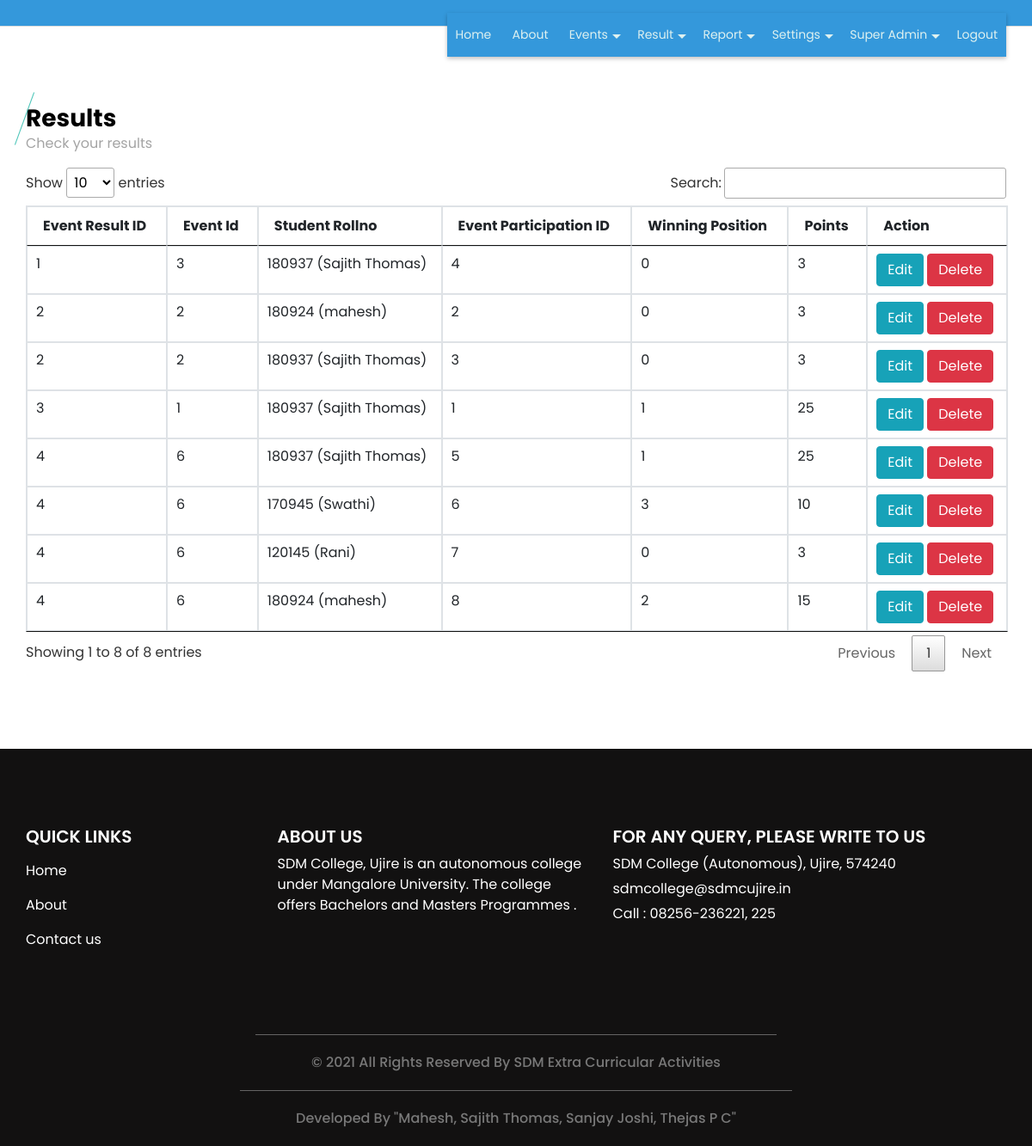
Page /view_event_result_status.php (signed in) on the committed database.
### tables this page shows
CREATE TABLE `staff` (
  `staff_id` int(11) NOT NULL,
  `staff_name` varchar(25) NOT NULL,
  `staff_dp` varchar(300) NOT NULL,
  `staff_type` varchar(20) NOT NULL,
  `department_id` int(11) NOT NULL,
  `login_id` varchar(40) NOT NULL,
  `password` varchar(300) NOT NULL,
  `gender` varchar(6) NOT NULL,
  `dob` date NOT NULL,
  `staff_status` varchar(10) NOT NULL
);

CREATE TABLE `event_result_status` (
  `result_status_id` int(11) NOT NULL,
  `event_result_id` int(11) NOT NULL,
  `event_id` int(11) NOT NULL,
  `student_id` int(11) NOT NULL,
  `event_participation_id` int(11) NOT NULL,
  `winning_position` varchar(25) NOT NULL,
  `point` int(11) NOT NULL,
  `event_participation_type` varchar(25) NOT NULL,
  `team` varchar(25) NOT NULL
);

CREATE TABLE `student` (
  `student_id` int(11) NOT NULL,
  `student_name` varchar(30) NOT NULL,
  `course_id` int(11) NOT NULL,
  `student_rollno` varchar(10) NOT NULL,
  `student_password` varchar(300) NOT NULL,
  `st_class` varchar(20) NOT NULL,
  `student_image` varchar(300) NOT NULL,
  `gender` varchar(10) NOT NULL,
  `dob` date NOT NULL,
  `language` varchar(25) NOT NULL,
  `elective_paper` varchar(20) NOT NULL,
  `extension_activities` varchar(50) NOT NULL,
  `student_status` varchar(10) NOT NULL
);

### view_event_result_status.php (the view, shortened to what this page needs)
<?php
include("header.php");
?>
  <section class="event_section layout_padding">
    <div class="container">
      <div class="heading_container">
        <h3>
         Results
        </h3>
        <p>
         Check your results
        </p>
      </div>
      <div class="event_container">
        <div class="">
<table id="datatableplugin" class="table table-bordered">
<thead>
		<tr>
			<th>Event Result ID</th>
			<th>Event Id</th>
			<th>Student Rollno</th>
			<th>Event Participation ID</th>
			<th>Winning Position</th>
			<th>Points</th>
			<th>Action</th>
		</tr>
	</thead>
	<tbody>
		<?php
		$sqlview = "SELECT event_result_status.*,student.student_rollno,student.student_name FROM  event_result_status LEFT JOIN student ON event_result_status.student_id=student.student_id";
		$qsqlview = mysqli_query($con,$sqlview);
		while($rsview = mysqli_fetch_array($qsqlview))
		{
			echo "<tr>
				<td>$rsview[event_result_id]</td>
				<td>$rsview[event_id]</td>
				<td>$rsview[student_rollno] ($rsview[student_name])</td>
				<td>$rsview[event_participation_id]</td>
				<td>$rsview[winning_position]</td>
				<td>$rsview[point]</td>
				<td>
				<a href='event_result_status.php?editid=$rsview[result_status_id]' class='btn btn-info'>Edit</a>
				<a href='view_event_result_status.php?delid=$rsview[result_status_id]' class='btn btn-danger' onclick='return confirmdel()' >Delete</a>
			</tr>";
		}
		?>
	</tbody>
</table>
        </div>
      </div>
    </div>
  </section>
<?php
include("footer.php");
?>

### headerpage.php (shortened to what this page needs)
<div id="header">
  <header>
    <div class="container">
      <div class="row">
        <div class="col-12">
          <nav class="navbar navbar-expand-lg navbar-light">
            <div lass="collapse navbar-collapse" id="navbartoggle">
<div class="nav-fostrap" style="  position: absolute;
  top: 15px;right: 0;">
	<ul>
		<li><a href="index.php">Home</a></li>
		<li><a href="about.php">About</a></li>
			<?php
			if(isset($_SESSION['staff_id']))
			{
			?>
		<li><a href="javascript:void(0)">Events<span class="arrow-down"></span></a>
		</li>
		<li><a href="javascript:void(0)">Result<span class="arrow-down"></span></a>
		</li>
		<li><a href="javascript:void(0)">Report<span class="arrow-down"></span></a>
		</li>
				<?php
				if($rsstaffprofile['staff_type'] == "Admin")
				{
				?>
		<li><a href="javascript:void(0)">Settings<span class="arrow-down"></span></a>
		</li>
				<?php
				}
				?>
		<li><a href="javascript:void(0)"><?php echo $rsstaffprofile['staff_name']; ?><span class="arrow-down"></span></a>
		</li>
<?php
			}
?>
		<?php
		if(isset($_SESSION['staff_id']) || ($_SESSION['student_id']))
		{
		?>
		<li><a href="logout.php">Logout</a></li>
		<?php
		}
		else
		{
		?>
		<li><a href="student.php">Registration</a></li>
		<li><a href="login.php">Login</a></li>
		<?php
		}
		?>
	</ul>
</div>
            </div>
          </nav>
        </div>
      </div>
    </div>
  </header>
</div>

### css/style.css (style rules this page uses)
body { font-family: "Poppins", sans-serif; color: #000000; background-color: #ffffff; }
.layout_padding { padding: 90px 0; }
.heading_container { display: -webkit-box; display: -ms-flexbox; display: flex; -webkit-box-orient: vertical; -webkit-box-direction: normal; -ms-flex-direction: column; flex-direction: column; -webkit-box-align: start; -ms-flex-align: start; align-items: flex-start; }
.heading_container h3 { font-weight: bold; position: relative; margin-bottom: 15px; }
.heading_container h3::before { content: ""; position: absolute; top: 50%; left: 2px; width: 1px; height: 65px; background-color: #4bc5b8; -webkit-transform: translateY(-50%) rotate(20deg); transform: translateY(-50%) rotate(20deg); }
a, a:hover, a:focus { text-decoration: none; }
.btn, .btn:focus { outline: none !important; -webkit-box-shadow: none; box-shadow: none; }
.event_section .heading_container h3 { margin-bottom: 0; }
.event_section .heading_container h3::before { left: -2px; }
.event_section p { color: #a4a4a4; }

### css/responsive.css (style rules this page uses)
@media (min-width: 1200px) { .container { max-width: 1170px; } }

### topmenu.php (style rules this page uses)
.nav-fostrap { display: block; margin-bottom: 15px 0; background: #3498db; -webkit-box-shadow:0 2px 5px 0 rgba(0,0,0,0.26); -moz-box-shadow:0 2px 5px 0 rgba(0,0,0,0.26); -o-box-shadow:0 2px 5px 0 rgba(0,0,0,0.26); z-index: 120; box-shadow: 0 2px 5px 0 rgba(0,0,0,0.26); }
.nav-fostrap ul { list-style-type: none; margin: 0; padding: 0; display: block; }
.nav-fostrap li { list-style-type: none; margin: 0; padding: 0; display: inline-block; position: relative; font-size: 14px; color: #def1f0; }
.nav-fostrap li a { padding: 15px 20px; font-size: 14px; color: #def1f0; display: inline-block; outline: 0; font-weight: 400; text-decoration: none; }
.arrow-down { width: 0; height: 0; border-left: 5px solid transparent; border-right: 5px solid transparent; border-top: 5px solid #def1f0; position: relative; top: 15px; right: -5px; content: ""; }

### headerpage.php (style rules this page uses)
#header nav { padding: 15px 0px; }
#header { border-bottom: 1px solid #ddd; background-color: #3498db; float: center; width: 100%; }
.nav-fostrap li a { padding: 15px 10px; font-size: 14px; color: #def1f0; display: inline-block; outline: 0; font-weight: 400; text-decoration: none; }

### rows in the picture
staff: staff_name "Super Admin"
event_result_status: event_result "1", event "3", student.student_rollno "180937", student.student_name "Sajith Thomas", event_participation "4", winning_position "0", point "3"
event_result_status: event_result "2", event "2", student.student_rollno "180924", student.student_name "mahesh", event_participation "2", winning_position "0", point "3"
event_result_status: event_result "2", event "2", student.student_rollno "180937", student.student_name "Sajith Thomas", event_participation "3", winning_position "0", point "3"
event_result_status: event_result "3", event "1", student.student_rollno "180937", student.student_name "Sajith Thomas", event_participation "1", winning_position "1", point "25"
event_result_status: event_result "4", event "6", student.student_rollno "180937", student.student_name "Sajith Thomas", event_participation "5", winning_position "1", point "25"
event_result_status: event_result "4", event "6", student.student_rollno "170945", student.student_name "Swathi", event_participation "6", winning_position "3", point "10"
event_result_status: event_result "4", event "6", student.student_rollno "120145", student.student_name "Rani", event_participation "7", winning_position "0", point "3"
event_result_status: event_result "4", event "6", student.student_rollno "180924", student.student_name "mahesh", event_participation "8", winning_position "2", point "15"
